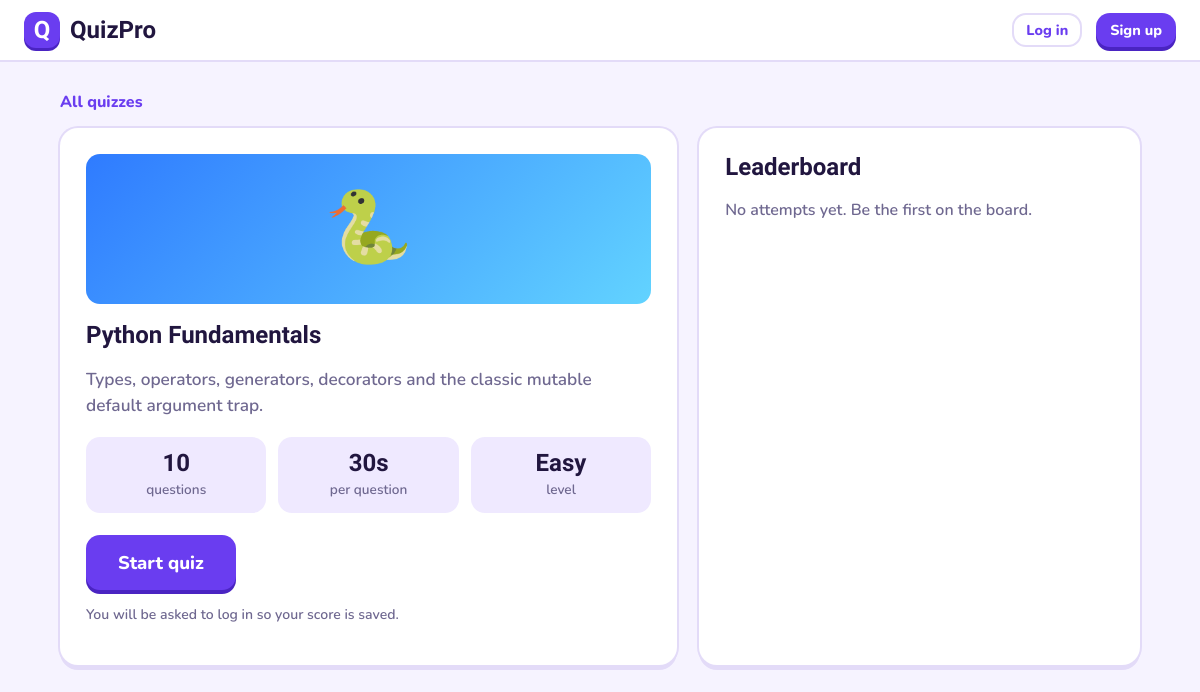
Page /quiz/python-fundamentals/ on the committed database.
### quiz/models.py (models this page shows, shortened)
class Quiz(models.Model):
    DIFFICULTIES = [("easy", "Easy"), ("medium", "Medium"), ("hard", "Hard")]
    THEMES = [(t, t.title()) for t in ("violet", "coral", "blue", "green", "amber", "pink")]
    title = models.CharField(max_length=120)
    slug = models.SlugField(unique=True)
    category = models.ForeignKey(Category, on_delete=models.PROTECT, related_name="quizzes")
    description = models.TextField(blank=True)
    difficulty = models.CharField(max_length=10, choices=DIFFICULTIES, default="medium")
    seconds_per_question = models.PositiveSmallIntegerField(default=30)
    emoji = models.CharField(max_length=8, default="🧠")
    theme = models.CharField(max_length=10, choices=THEMES, default="violet")
    is_published = models.BooleanField(default=True)
    created_at = models.DateTimeField(auto_now_add=True)
    class Meta:
        verbose_name_plural = "quizzes"
        ordering = ["id"]

### quiz/views.py (the view)
# urls.py: path("quiz/<slug:slug>/", views.quiz_detail, name="quiz_detail"),
def quiz_detail(request, slug):
    quiz = _published(slug)
    best = {}
    for r in quiz.results.select_related("user").order_by("-score", "time_taken")[:500]:
        best.setdefault(r.user_id, r)
    leaderboard = list(best.values())[:10]
    my_best = None
    if request.user.is_authenticated:
        my_best = quiz.results.filter(user=request.user).order_by("-score", "time_taken").first()
    return render(request, "quiz/detail.html", {
        "quiz": quiz, "total": quiz.questions.count(),
        "leaderboard": leaderboard, "my_best": my_best,
    })

### quiz/context_processors.py (called while the page is built)
def site(request):
    return {"GOOGLE_ENABLED": bool(settings.GOOGLE_CLIENT_ID)}

### quiz/views.py (called while the page is built)
def _published(slug):
    return get_object_or_404(Quiz.objects.select_related("category"), slug=slug, is_published=True)

### templates/quiz/detail.html (shortened to what this page needs)
{% extends "base.html" %}
{% block content %}
<main class="page detail">
  <a class="back" href="{% url 'home' %}">All quizzes</a>
  <div class="detail-grid">
    <section class="panel theme-{{ quiz.theme }}">
      <div class="detail-cover"><span aria-hidden="true">{{ quiz.emoji }}</span></div>
      <h1>{{ quiz.title }}</h1>
      <p class="lead">{{ quiz.description }}</p>
      <div class="facts">
        <div><strong>{{ total }}</strong><span>questions</span></div>
        <div><strong>{{ quiz.seconds_per_question }}s</strong><span>per question</span></div>
        <div><strong>{{ quiz.get_difficulty_display }}</strong><span>level</span></div>
      </div>
      <a class="btn btn-primary btn-lg" href="{% url 'play' quiz.slug %}">{% if my_best %}Play again{% else %}Start quiz{% endif %}</a>
      {% if not user.is_authenticated %}<p class="muted small">You will be asked to log in so your score is saved.</p>{% endif %}
    </section>
    <aside class="panel">
      <h2>Leaderboard</h2>
      {% if leaderboard %}
      <ol class="board">
        {% for r in leaderboard %}
        <li><span class="rank">{{ forloop.counter }}</span><span class="who">{{ r.user.username }}</span><span class="score">{{ r.score }}/{{ r.total }}</span><span class="time muted">{{ r.time_taken }}s</span></li>
        {% endfor %}
      </ol>
      {% else %}
      <p class="muted">No attempts yet. Be the first on the board.</p>
      {% endif %}
    </aside>
  </div>
</main>
{% endblock %}

### static/css/app.css (style rules this page uses)
:root { --violet:#6a3df0;--violet-d:#4a24c2;--violet-l:#efe9ff;--ink:#21163f;--muted:#6f6890; --bg:#f6f3ff;--card:#fff;--line:#e3dbf8; --coral:#ff5d6c;--coral-d:#cf3c4b;--blue:#2f7bff;--blue-d:#1f58c4; --amber:#ffb41f;--amber-d:#c98700;--green:#1fbd78;--green-d:#128553; --radius:18px;--font:"Nunito",system-ui,-apple-system,"Segoe UI",sans-serif;--display:"Baloo 2","Nunito",system-ui,sans-serif; }
* { box-sizing:border-box }
html { -webkit-text-size-adjust:100% }
body { margin:0;font-family:var(--font);font-weight:600;color:var(--ink);background:var(--bg);line-height:1.5 }
h1,h2,h3 { font-family:var(--display);font-weight:800;line-height:1.15;margin:0 0 .4em }
a { color:var(--violet);text-decoration:none }
.muted { color:var(--muted) }
.small { font-size:.875rem }
.page { max-width:1120px;margin:0 auto;padding:28px 20px 64px }
.theme-blue { --c1:#2f7bff;--c2:#62d3ff }
.btn { display:inline-flex;align-items:center;justify-content:center;gap:8px;border:0;cursor:pointer; font:800 1rem var(--font);padding:11px 20px;border-radius:14px;text-decoration:none!important; transition:transform .08s,box-shadow .08s;color:#fff }
.btn-primary { background:var(--violet);box-shadow:0 4px 0 var(--violet-d) }
.btn-lg { padding:15px 32px;font-size:1.15rem }
.back { display:inline-block;margin-bottom:14px;font-weight:800 }
.detail-grid { display:grid;grid-template-columns:1.4fr 1fr;gap:22px }
.panel { background:#fff;border-radius:var(--radius);padding:26px;box-shadow:0 0 0 2px var(--line),0 5px 0 var(--line) }
.detail-cover { height:150px;border-radius:14px;background:linear-gradient(135deg,var(--c1),var(--c2));display:grid;place-items:center;font-size:4.4rem;margin-bottom:18px }
.lead { font-size:1.08rem;color:var(--muted) }
.facts { display:flex;gap:12px;flex-wrap:wrap;margin:18px 0 22px }
.facts div { flex:1;min-width:110px;background:var(--violet-l);border-radius:14px;padding:12px;text-align:center }
.facts strong { display:block;font:800 1.5rem var(--display) }
.facts span { font-size:.85rem;color:var(--muted) }

### rows in the picture
Quiz: emoji "🐍", title "Python Fundamentals", description "Types, operators, generators, decorators and the classic mutable default argument trap.", seconds_per_question "30", difficulty "Easy"

### other values in the picture
{{ total }} "10"
